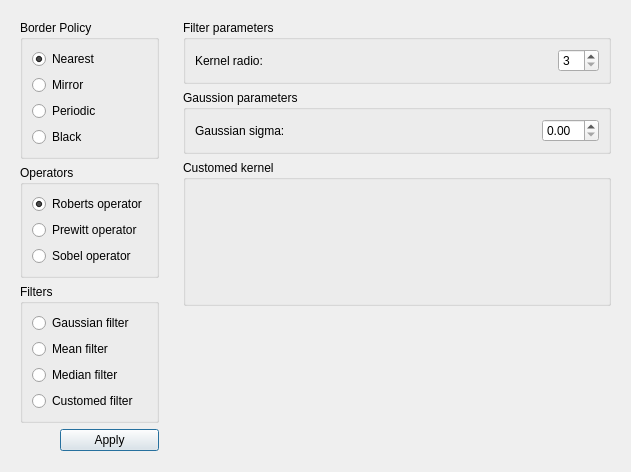
<?xml version="1.0" encoding="UTF-8"?>
<ui version="4.0">
 <class>FilterDialog</class>
 <widget class="QDialog" name="FilterDialog">
  <property name="geometry">
   <rect>
    <x>0</x>
    <y>0</y>
    <width>631</width>
    <height>472</height>
   </rect>
  </property>
  <property name="sizePolicy">
   <sizepolicy hsizetype="Preferred" vsizetype="Preferred">
    <horstretch>0</horstretch>
    <verstretch>0</verstretch>
   </sizepolicy>
  </property>
  <property name="windowTitle">
   <string>Dialog</string>
  </property>
  <layout class="QHBoxLayout" name="horizontalLayout_2">
   <item>
    <widget class="QWidget" name="leftWidget" native="true">
     <layout class="QVBoxLayout" name="verticalLayout_3">
      <property name="bottomMargin">
       <number>9</number>
      </property>
      <item>
       <widget class="QGroupBox" name="borderGroup">
        <property name="title">
         <string>Border Policy</string>
        </property>
        <layout class="QVBoxLayout" name="verticalLayout_9">
         <item>
          <widget class="QRadioButton" name="nearestButton">
           <property name="text">
            <string>Nearest</string>
           </property>
           <property name="checked">
            <bool>true</bool>
           </property>
          </widget>
         </item>
         <item>
          <widget class="QRadioButton" name="mirrorButton">
           <property name="text">
            <string>Mirror</string>
           </property>
          </widget>
         </item>
         <item>
          <widget class="QRadioButton" name="periodicButton">
           <property name="text">
            <string>Periodic</string>
           </property>
          </widget>
         </item>
         <item>
          <widget class="QRadioButton" name="blackButton">
           <property name="text">
            <string>Black</string>
           </property>
          </widget>
         </item>
        </layout>
       </widget>
      </item>
      <item>
       <widget class="QGroupBox" name="operatorGroup">
        <property name="title">
         <string>Operators</string>
        </property>
        <layout class="QVBoxLayout" name="verticalLayout">
         <item>
          <widget class="QRadioButton" name="robertsButton">
           <property name="text">
            <string>Roberts operator</string>
           </property>
           <property name="checked">
            <bool>true</bool>
           </property>
           <property name="autoExclusive">
            <bool>false</bool>
           </property>
          </widget>
         </item>
         <item>
          <widget class="QRadioButton" name="prewittButton">
           <property name="text">
            <string>Prewitt operator</string>
           </property>
           <property name="autoExclusive">
            <bool>false</bool>
           </property>
          </widget>
         </item>
         <item>
          <widget class="QRadioButton" name="sobelButton">
           <property name="text">
            <string>Sobel operator</string>
           </property>
           <property name="autoExclusive">
            <bool>false</bool>
           </property>
          </widget>
         </item>
        </layout>
       </widget>
      </item>
      <item>
       <widget class="QGroupBox" name="filterGroup">
        <property name="title">
         <string>Filters</string>
        </property>
        <layout class="QVBoxLayout" name="verticalLayout_2">
         <item>
          <widget class="QRadioButton" name="gaussianButton">
           <property name="text">
            <string>Gaussian filter</string>
           </property>
           <property name="autoExclusive">
            <bool>false</bool>
           </property>
          </widget>
         </item>
         <item>
          <widget class="QRadioButton" name="meanButton">
           <property name="text">
            <string>Mean filter</string>
           </property>
           <property name="autoExclusive">
            <bool>false</bool>
           </property>
          </widget>
         </item>
         <item>
          <widget class="QRadioButton" name="medianFilter">
           <property name="text">
            <string>Median filter</string>
           </property>
           <property name="autoExclusive">
            <bool>false</bool>
           </property>
          </widget>
         </item>
         <item>
          <widget class="QRadioButton" name="customedButton">
           <property name="text">
            <string>Customed filter</string>
           </property>
           <property name="autoExclusive">
            <bool>false</bool>
           </property>
          </widget>
         </item>
        </layout>
       </widget>
      </item>
      <item>
       <widget class="QWidget" name="applyWidget" native="true">
        <layout class="QHBoxLayout" name="horizontalLayout">
         <property name="spacing">
          <number>0</number>
         </property>
         <property name="margin">
          <number>0</number>
         </property>
         <item>
          <spacer name="horizontalSpacer_2">
           <property name="orientation">
            <enum>Qt::Horizontal</enum>
           </property>
           <property name="sizeType">
            <enum>QSizePolicy::Preferred</enum>
           </property>
           <property name="sizeHint" stdset="0">
            <size>
             <width>40</width>
             <height>20</height>
            </size>
           </property>
          </spacer>
         </item>
         <item>
          <widget class="QPushButton" name="applyButton">
           <property name="text">
            <string>Apply</string>
           </property>
          </widget>
         </item>
        </layout>
       </widget>
      </item>
      <item>
       <spacer name="verticalSpacer">
        <property name="orientation">
         <enum>Qt::Vertical</enum>
        </property>
        <property name="sizeHint" stdset="0">
         <size>
          <width>20</width>
          <height>40</height>
         </size>
        </property>
       </spacer>
      </item>
     </layout>
    </widget>
   </item>
   <item>
    <widget class="QWidget" name="rightWidget" native="true">
     <layout class="QVBoxLayout" name="verticalLayout_4">
      <item>
       <widget class="QGroupBox" name="filterParaGroup">
        <property name="enabled">
         <bool>true</bool>
        </property>
        <property name="sizePolicy">
         <sizepolicy hsizetype="Preferred" vsizetype="Preferred">
          <horstretch>0</horstretch>
          <verstretch>0</verstretch>
         </sizepolicy>
        </property>
        <property name="title">
         <string>Filter parameters</string>
        </property>
        <layout class="QVBoxLayout" name="verticalLayout_5">
         <item>
          <widget class="QWidget" name="radioWidget" native="true">
           <layout class="QHBoxLayout" name="horizontalLayout_3">
            <property name="margin">
             <number>0</number>
            </property>
            <item>
             <widget class="QLabel" name="label">
              <property name="text">
               <string>Kernel radio:</string>
              </property>
             </widget>
            </item>
            <item>
             <spacer name="horizontalSpacer_3">
              <property name="orientation">
               <enum>Qt::Horizontal</enum>
              </property>
              <property name="sizeHint" stdset="0">
               <size>
                <width>40</width>
                <height>20</height>
               </size>
              </property>
             </spacer>
            </item>
            <item>
             <widget class="QSpinBox" name="filterRadioSpin">
              <property name="sizePolicy">
               <sizepolicy hsizetype="Preferred" vsizetype="Fixed">
                <horstretch>0</horstretch>
                <verstretch>0</verstretch>
               </sizepolicy>
              </property>
              <property name="minimum">
               <number>3</number>
              </property>
              <property name="maximum">
               <number>49</number>
              </property>
              <property name="singleStep">
               <number>2</number>
              </property>
             </widget>
            </item>
           </layout>
          </widget>
         </item>
        </layout>
       </widget>
      </item>
      <item>
       <widget class="QGroupBox" name="gaussianParaGroup">
        <property name="enabled">
         <bool>true</bool>
        </property>
        <property name="title">
         <string>Gaussion parameters</string>
        </property>
        <layout class="QVBoxLayout" name="verticalLayout_8">
         <item>
          <widget class="QWidget" name="gaussWidget" native="true">
           <layout class="QHBoxLayout" name="horizontalLayout_4">
            <property name="margin">
             <number>0</number>
            </property>
            <item>
             <widget class="QLabel" name="label_2">
              <property name="text">
               <string>Gaussian sigma:</string>
              </property>
             </widget>
            </item>
            <item>
             <spacer name="horizontalSpacer_4">
              <property name="orientation">
               <enum>Qt::Horizontal</enum>
              </property>
              <property name="sizeHint" stdset="0">
               <size>
                <width>40</width>
                <height>20</height>
               </size>
              </property>
             </spacer>
            </item>
            <item>
             <widget class="QDoubleSpinBox" name="doubleSpinBox">
              <property name="singleStep">
               <double>0.050000000000000</double>
              </property>
             </widget>
            </item>
           </layout>
          </widget>
         </item>
        </layout>
       </widget>
      </item>
      <item>
       <widget class="QGroupBox" name="customedParaGroup">
        <property name="enabled">
         <bool>true</bool>
        </property>
        <property name="sizePolicy">
         <sizepolicy hsizetype="Preferred" vsizetype="Expanding">
          <horstretch>0</horstretch>
          <verstretch>0</verstretch>
         </sizepolicy>
        </property>
        <property name="title">
         <string>Customed kernel</string>
        </property>
        <layout class="QVBoxLayout" name="verticalLayout_6">
         <item>
          <widget class="QWidget" name="kernelWidget" native="true">
           <layout class="QVBoxLayout" name="verticalLayout_7">
            <property name="margin">
             <number>0</number>
            </property>
            <item>
             <layout class="QGridLayout" name="gridLayout"/>
            </item>
           </layout>
          </widget>
         </item>
        </layout>
       </widget>
      </item>
      <item>
       <spacer name="verticalSpacer_2">
        <property name="orientation">
         <enum>Qt::Vertical</enum>
        </property>
        <property name="sizeHint" stdset="0">
         <size>
          <width>20</width>
          <height>40</height>
         </size>
        </property>
       </spacer>
      </item>
      <item>
       <spacer name="horizontalSpacer">
        <property name="orientation">
         <enum>Qt::Horizontal</enum>
        </property>
        <property name="sizeHint" stdset="0">
         <size>
          <width>40</width>
          <height>0</height>
         </size>
        </property>
       </spacer>
      </item>
     </layout>
    </widget>
   </item>
  </layout>
 </widget>
 <resources/>
 <connections/>
</ui>
